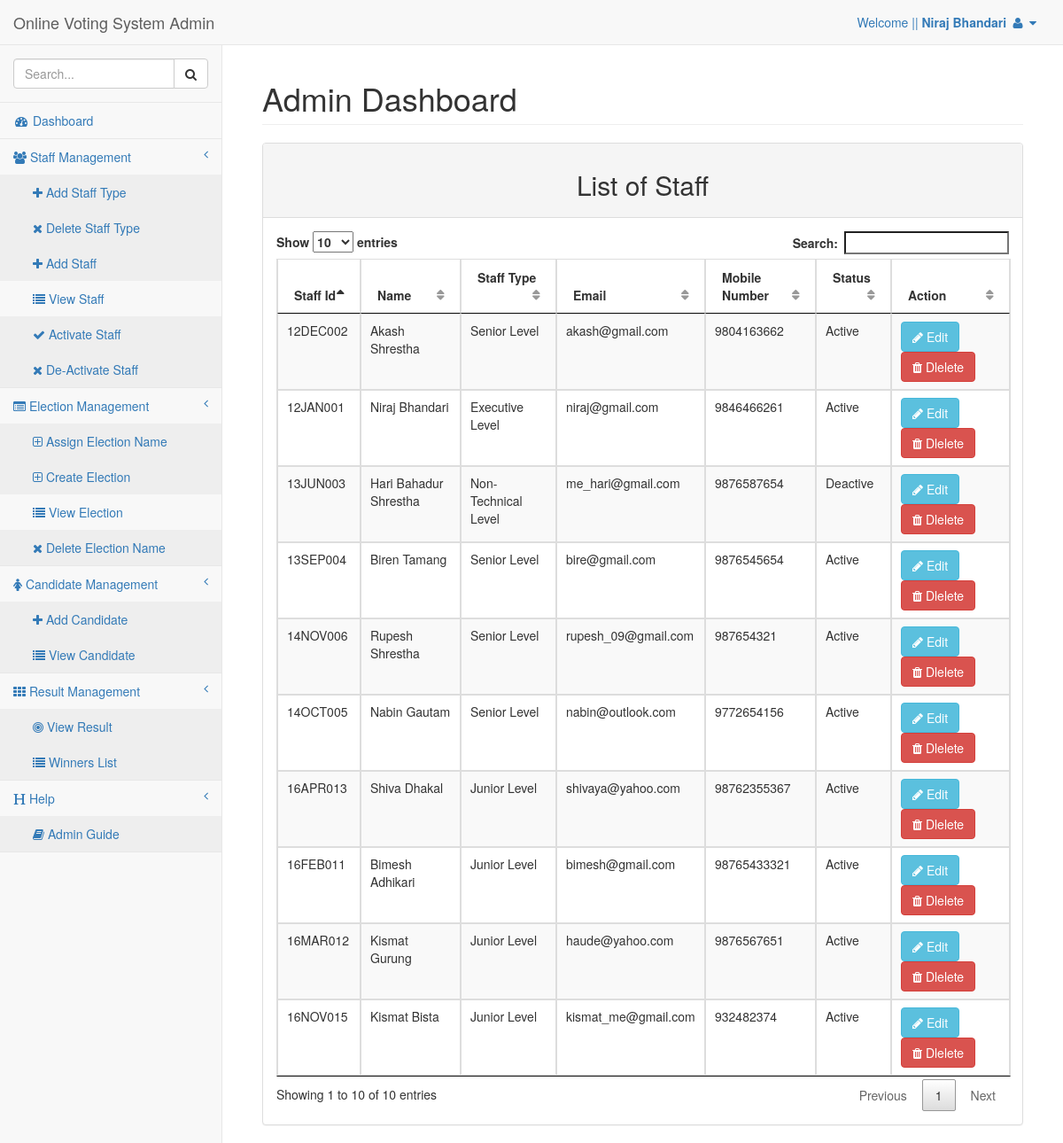
The app's page /admin/view_staff.php (signed in) with its own data.
### tables this page shows
CREATE TABLE `tbl_staff` (
  `Staff_Id` varchar(12) NOT NULL,
  `Name` varchar(50) NOT NULL,
  `Staff_Type_Id` int(11) NOT NULL,
  `Email` varchar(100) NOT NULL,
  `Mobile_No` varchar(15) NOT NULL,
  `Status` tinyint(1) DEFAULT '0',
  `Password` varchar(32) NOT NULL,
  `Last_Login` datetime DEFAULT NULL
);

CREATE TABLE `tbl_staff_type` (
  `Staff_Type_Id` int(11) NOT NULL,
  `Staff_Type` varchar(50) NOT NULL
);

### admin/class/staff.php (called while the page is built, shortened)
<?php
require_once('database.php');
 class Staff extends Database{
  function selectAllStaff(){
    $sql = " Select * from tbl_staff ";
    return $this->select($sql);
  }
  function selectStaffType(){
    $sql = " Select * from tbl_staff_type ";
    return $this->select($sql);
  }
}
?>

### admin/class/database.php (called while the page is built, shortened)
<?php
 class Database {
 	var $conn;
 	function connect(){
 	 $this->conn = new mysqli('localhost','root','','db_election');
 	}
 	function select($sql){
 	 $res = $this->conn->query($sql);
 	 $data = array();
 	 if ($res->num_rows > 0) {
 	 	while ($sdata = $res->fetch_object()) {
 	 		array_push($data, $sdata);
 	 	}
 	 }
 	 return $data;
 	}
 }
?>

### admin/view_staff.php (the view, shortened to what this page needs)
<?php
require_once ('include/header.php');
?>
<?php
require_once('class/staff.php');
$staff = new Staff();
$std = $staff->selectStaffType();
$sdata = $staff->selectAllStaff();
?>
        <div id="page-wrapper">
            <div class="container-fluid">
                <div class="row">
                    <div class="col-lg-12">
                        <h1 class="page-header">Admin Dashboard</h1>
                    </div>
                </div>
                 <div class="row">
                <div class="col-lg-12">
                    <div class="panel panel-default">
                        <div class="panel-heading" align="center">
                          <h2>List of Staff</h2>
                        </div>
                        <div class="panel-body">
                            <div class="dataTable_wrapper">
                                <table width="100%" class="table table-striped table-bordered table-hover" id="viewtable">
                                    <thead>
                                        <tr>
                                            <th>Staff Id</th>
                                            <th>Name</th>
                                            <th>Staff Type</th>
                                            <th>Email</th>
                                            <th>Mobile Number</th>
                                            <th>Status</th>
                                            <th>Action</th>
                                        </tr>
                                    </thead>
                                    <tbody>
                                    <?php
                                       foreach ($sdata as $sd) { ?>
                                        <tr >
                                            <td> <?php echo $sd->Staff_Id; ?> </td>
                                            <td> <?php echo $sd->Name;  ?> </td>
                                            <td><?php  foreach ($std as $s) {
                                            if ($sd->Staff_Type_Id == $s->Staff_Type_Id) {
                                                echo $s->Staff_Type;
                                            } }  ?></td>
                                            <td> <?php echo $sd->Email;  ?> </td>
                                            <td> <?php echo $sd->Mobile_No;  ?> </td>
                                            <td><?php if ($sd->Status == 1) {
                                                echo "Active";
                                            }else{
                                                echo "Deactive";
                                                }   ?></td>
                                            <td> <a href="edit_staff.php?id=<?php echo $sd->Staff_Id; ?>" class="btn btn-info"><i class="fa fa-pencil"></i> Edit </a>
                                            <a href="delete_staff.php?id=<?php echo $sd->Staff_Id; ?>" class="btn btn-danger"
                                            onclick="return confirm('Are you sure, you want to delete <?php echo $sd->Name; ?> from staff table?')">
                                            <i class="fa fa-trash" > </i> Dlelete </a> </td>
                                        </tr>
                                     <?php  }
                                    ?>
                                    </tbody>
                                </table>
                            </div>
                        </div>
                    </div>
                </div>
            </div>
            </div>
        </div>
<?php require_once "include/footer.php";?>

### records on screen
tbl_staff: Staff_Id "12DEC002", Name "Akash Shrestha", Email "akash@gmail.com", Mobile_No "9804163662", Status "Active"
tbl_staff_type: Staff_Type "Senior Level"
tbl_staff: Staff_Id "12JAN001", Name "Niraj Bhandari", Email "niraj@gmail.com", Mobile_No "9846466261", Status "Active"
tbl_staff_type: Staff_Type "Executive Level"
tbl_staff: Staff_Id "13JUN003", Name "Hari Bahadur Shrestha", Email "me_hari@gmail.com", Mobile_No "9876587654", Status "Deactive"
tbl_staff_type: Staff_Type "Non-Technical Level"
tbl_staff: Staff_Id "13SEP004", Name "Biren Tamang", Email "bire@gmail.com", Mobile_No "9876545654", Status "Active"
tbl_staff: Staff_Id "14NOV006", Name "Rupesh Shrestha", Email "rupesh_09@gmail.com", Mobile_No "987654321", Status "Active"
tbl_staff: Staff_Id "14OCT005", Name "Nabin Gautam", Email "nabin@outlook.com", Mobile_No "9772654156", Status "Active"
tbl_staff: Staff_Id "16APR013", Name "Shiva Dhakal", Email "shivaya@yahoo.com", Mobile_No "98762355367", Status "Active"
tbl_staff_type: Staff_Type "Junior Level"
tbl_staff: Staff_Id "16FEB011", Name "Bimesh Adhikari", Email "bimesh@gmail.com", Mobile_No "98765433321", Status "Active"
tbl_staff: Staff_Id "16MAR012", Name "Kismat Gurung", Email "haude@yahoo.com", Mobile_No "9876567651", Status "Active"
tbl_staff: Staff_Id "16NOV015", Name "Kismat Bista", Email "kismat_me@gmail.com", Mobile_No "932482374", Status "Active"

### other values on screen
$_SESSION ['name'] "Niraj Bhandari"
